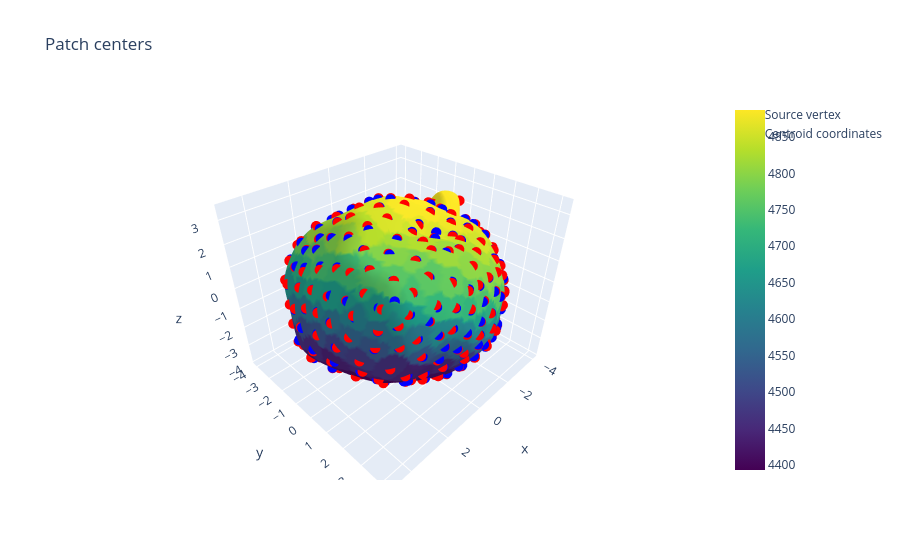

The code cell stored with this chart in its notebook:
### Code cell
fig = go.Figure(data=[
    go.Mesh3d(
        x=m.v[:,0], y=m.v[:,1], z=m.v[:,2],
        i=m.f[:,0], j=m.f[:,1], k=m.f[:,2],
        intensity=ref_field,
        colorscale='Viridis',
        showscale=True,   # adds colorbar
        name="Surface"
    ),
    go.Scatter3d(
        # x=centroid_coords[:,0], y=centroid_coords[:,1], z=centroid_coords[:,2],
        x=m.v[patch_centers,0], y=m.v[patch_centers,1], z=m.v[patch_centers,2],
        mode='markers',
        marker=dict(size=6, color='red', symbol='circle'),
        name="Source vertex"
    ),
    go.Scatter3d(
        # x=centroid_coords[:,0], y=centroid_coords[:,1], z=centroid_coords[:,2],
        x=centroids[:,0], y=centroids[:,1], z=centroids[:,2],
        mode='markers',
        marker=dict(size=6, color='blue', symbol='circle'),
        name="Centroid coordinates"
    )
])

fig.update_layout(
    scene=dict(aspectmode='data'),
    title="Patch centers"
)

fig.show()

### Figure 1 — Plotly figure (JSON) as saved in the notebook; plotly's stock layout.template omitted (floating-point values rounded to 4 significant figures; data arrays with more than 128 entries replaced by an {"elided": "..."} marker saying what was removed)
{"data": [{"colorscale": [[0, "#440154"], [0.1111, "#482878"], [0.2222, "#3e4989"], [0.3333, "#31688e"], [0.4444, "#26828e"], [0.5556, "#1f9e89"], [0.6667, "#35b779"], [0.7778, "#6ece58"], [0.8889, "#b5de2b"], [1, "#fde725"]], "i": {"elided": "35996 int values"}, "intensity": {"elided": "18000 float values"}, "j": {"elided": "35996 int values"}, "k": {"elided": "35996 int values"}, "name": "Surface", "showscale": true, "type": "mesh3d", "x": {"elided": "18000 float values"}, "y": {"elided": "18000 float values"}, "z": {"elided": "18000 float values"}}, {"marker": {"color": "red", "size": 6, "symbol": "circle"}, "mode": "markers", "name": "Source vertex", "type": "scatter3d", "x": {"elided": "302 float values"}, "y": {"elided": "302 float values"}, "z": {"elided": "302 float values"}}, {"marker": {"color": "blue", "size": 6, "symbol": "circle"}, "mode": "markers", "name": "Centroid coordinates", "type": "scatter3d", "x": {"elided": "302 float values"}, "y": {"elided": "302 float values"}, "z": {"elided": "302 float values"}}], "layout": {"scene": {"aspectmode": "data"}, "title": {"text": "Patch centers"}}}
